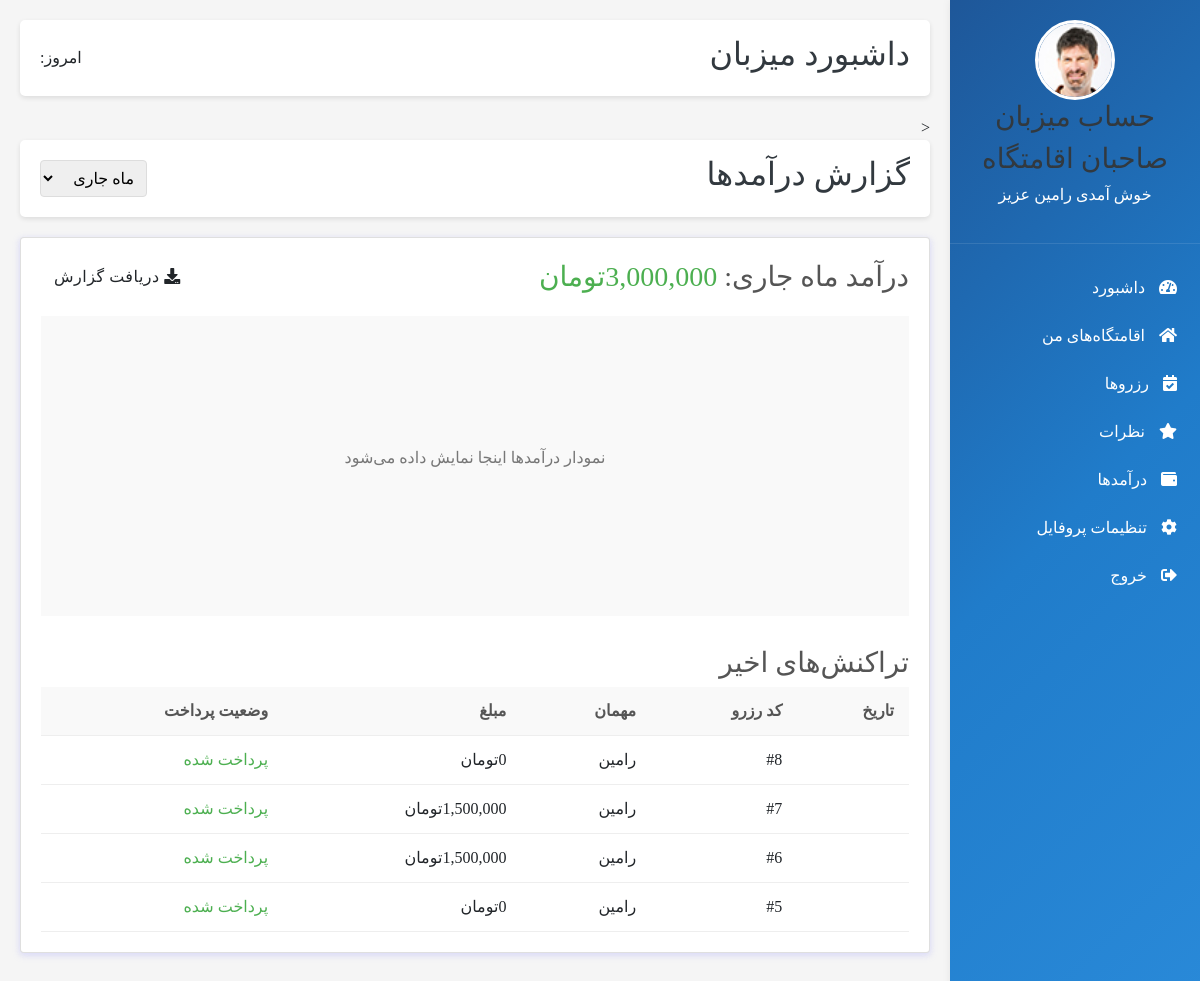
The app's page /admin-panel/daramad/ (signed in), older data.
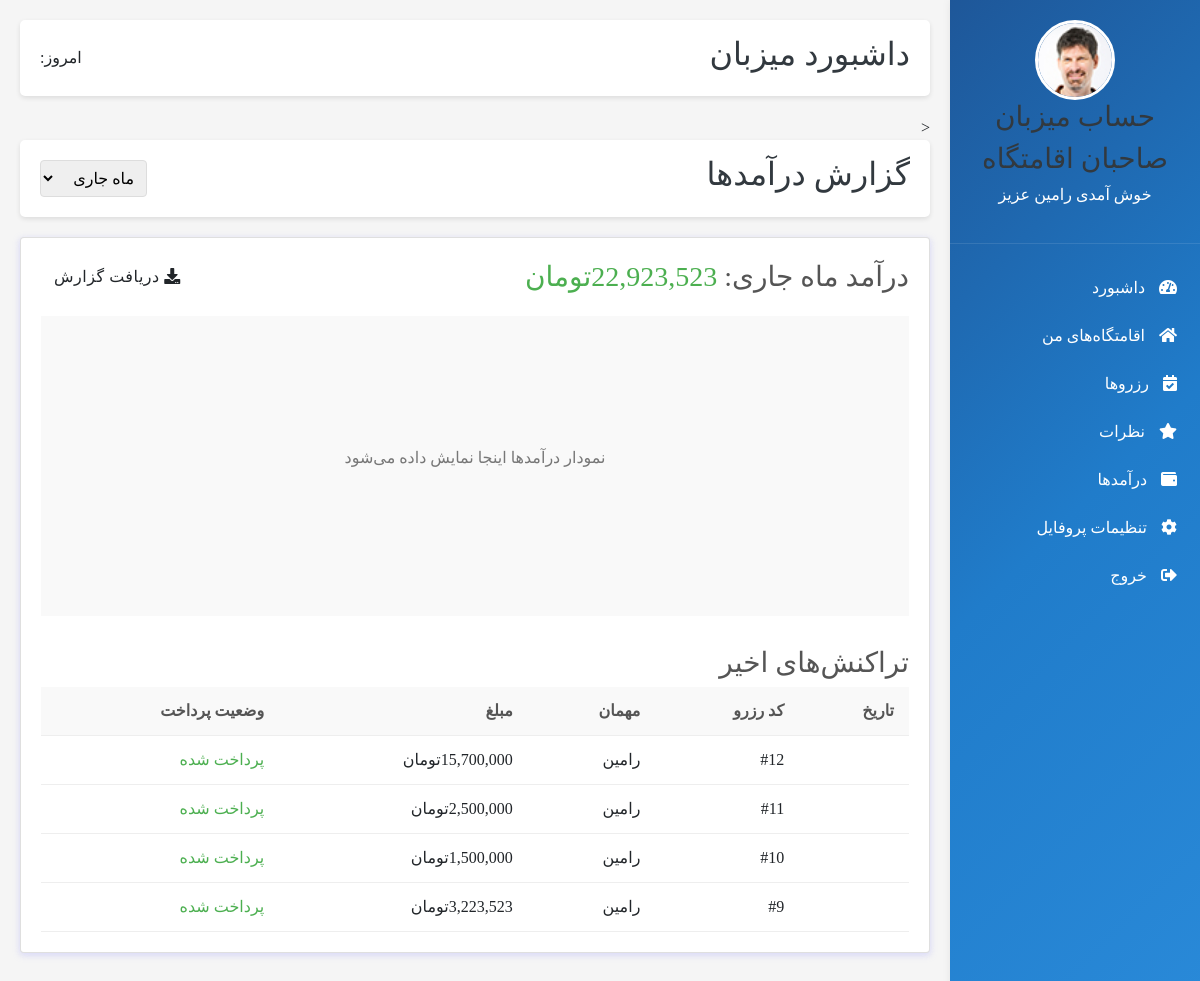
The same page, newer data.
### booking/models.py (models this page shows, shortened)
class Booking(models.Model):
    user = models.ForeignKey(User, on_delete=models.CASCADE, verbose_name='کاربر')
    eghamat = models.ForeignKey(Eghamatgah, on_delete=models.CASCADE, verbose_name='اقامتگاه')
    check_in = models.DateField(verbose_name='تاریخ ورود', null=True, blank=True)
    check_out = models.DateField(verbose_name='تاریخ خروج', null=True, blank=True)
    persons = models.PositiveIntegerField(verbose_name='تعداد نفرات')
    created_at = models.DateTimeField(auto_now_add=True)
    status = models.CharField(max_length=20, choices=[('pending', 'در انتظار'), ('confirmed', 'تایید شده'), ('cancelled', 'لغو شده')], default='pending')
    total_price = models.DecimalField(max_digits=10, decimal_places=0, null=True, blank=True)
    class Meta:
        verbose_name = 'رزرو'
        verbose_name_plural = 'همه رزروها'

### user_account/models.py (models this page shows, shortened)
class User(AbstractUser):
    user_number = models.CharField(max_length=50, null=True, verbose_name='شماره تماس')
    verification_code = models.CharField(max_length=6, null=True, blank=True)
    avatar = models.ImageField(upload_to='media', default='', null=True, verbose_name='آواتار')
    class Meta:
        verbose_name = 'کاربر'
        verbose_name_plural = 'کاربران'

### utils/my_decoretors.py (the view)
        def wrapper(request: HttpRequest, *args, **kwargs):
            print(data)
            if request.user.is_authenticated and request.user.is_superuser:
                return func(request, *args, **kwargs)
            else:
                return redirect(reverse('login_page'))

### polls/templatetags/poll_extras.py (called while the page is built)
@register.filter(name='three_digits_currency')
def three_digits_currency(value:int):
    return '{:,}'.format(value) + 'تومان'

@register.filter
def to_jalali(value):
    if not value:
        return ""
    try:
        return JalaliDate(value).strftime('%Y/%m/%d')
    except Exception:
        return value

@register.simple_tag
def today_jalali():
    return JalaliDate.today().strftime('%Y/%m/%d')

### seller_admin_panel/views.py (called while the page is built)
@permission_checker_decorator_factory()
def daramad_view(request):
    bookings = Booking.objects.filter(status='confirmed').order_by('-created_at')
    total_income = bookings.aggregate(total=models.Sum('total_price'))['total'] or 0
    context = {
        'bookings': bookings,
        'total_income': total_income,
    }
    return render(request, 'daramad/daramad.html', context)

### seller_admin_panel/templates/daramad/daramad.html (shortened to what this page needs)
{% extends 'base/seller_dashboard.html' %}
{% load poll_extras %}
{% load humanize %}
{% block admin_content %}
    <div class="dashboard-header">
        <h2>داشبورد میزبان</h2>
        <div>
            <span>امروز: {% today_jalali %}</span>
        </div>
    </div>
    <div>
<       <div class="dashboard-header">
            <h2>گزارش درآمدها</h2>
            <div>
                <select id="month-selector" style="padding: 8px; border-radius: 4px; border: 1px solid #ddd;">
                    <option value="this_month">ماه جاری</option>
                </select>
            </div>
        </div>
        <div class="card">
            <div style="display: flex; justify-content: space-between; align-items: center;">
                <h3 style="margin: 0;">درآمد ماه جاری: <span id="total_income" style="color: #4caf50;">{{ total_income|three_digits_currency }}</span></h3>
                <a href="#" class="btn"><i class="fas fa-download"></i> دریافت گزارش</a>
            </div>
            <div style="margin-top: 20px; height: 300px; background: #f9f9f9; display: flex; justify-content: center; align-items: center;">
                <p style="color: #777;">نمودار درآمدها اینجا نمایش داده می‌شود</p>
            </div>
            <div style="margin-top: 30px;">
                <h3>تراکنش‌های اخیر</h3>
                <table id="booking-table">
                    <thead>
                        <tr>
                            <th>تاریخ</th>
                            <th>کد رزرو</th>
                            <th>مهمان</th>
                            <th>مبلغ</th>
                            <th>وضعیت پرداخت</th>
                        </tr>
                    </thead>
                    <tbody>
                        {% for booking in bookings %}
                            <tr>
                                <td>{{ booking.created_at|to_jalali }}</td>
                                <td>#{{ booking.id }}</td>
                                <td>{{ booking.user.first_name }}</td>
                                <td>{{ booking.total_price|three_digits_currency }} </td>
                                <td>
                                    {% if booking.status == 'confirmed' %}
                                        <span style="color: #4caf50;">پرداخت شده</span>
                                    {% else %}
                                        <span style="color: #ff9800;">در انتظار پرداخت</span>
                                    {% endif %}
                                </td>
                            </tr>
                        {% empty %}
                            <tr>
                                <td colspan="5" style="text-align: center;">تراکنشی وجود ندارد.</td>
                            </tr>
                        {% endfor %}
                    </tbody>
                </table>
            </div>
        </div>
    </div>
{% endblock %}

Row changes from the older to the newer data that the page shows:
removed Booking: id "8", user.first_name "رامین", total_price|three_digits_currency "0تومان", status "پرداخت شده"
removed Booking: id "7", user.first_name "رامین", total_price|three_digits_currency "1,500,000تومان", status "پرداخت شده"
removed Booking: id "6", user.first_name "رامین", total_price|three_digits_currency "1,500,000تومان", status "پرداخت شده"
removed Booking: id "5", user.first_name "رامین", total_price|three_digits_currency "0تومان", status "پرداخت شده"
added Booking: id "12", user.first_name "رامین", total_price|three_digits_currency "15,700,000تومان", status "پرداخت شده"
added Booking: id "11", user.first_name "رامین", total_price|three_digits_currency "2,500,000تومان", status "پرداخت شده"
added Booking: id "10", user.first_name "رامین", total_price|three_digits_currency "1,500,000تومان", status "پرداخت شده"
added Booking: id "9", user.first_name "رامین", total_price|three_digits_currency "3,223,523تومان", status "پرداخت شده"
Text that changed along with them:
{{ total_income|three_digits_currency }}: "3,000,000تومان" → "22,923,523تومان"
